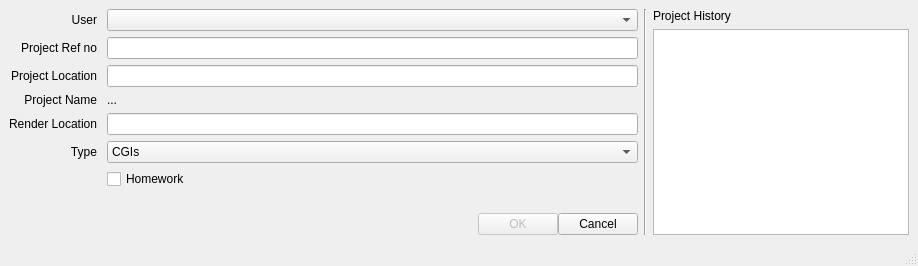
<?xml version="1.0" encoding="UTF-8"?>
<ui version="4.0">
 <class>RecordWindow</class>
 <widget class="QMainWindow" name="RecordWindow">
  <property name="geometry">
   <rect>
    <x>0</x>
    <y>0</y>
    <width>918</width>
    <height>266</height>
   </rect>
  </property>
  <property name="windowTitle">
   <string>Record Properties</string>
  </property>
  <property name="windowIcon">
   <iconset>
    <normaloff>proMan.ico</normaloff>proMan.ico</iconset>
  </property>
  <widget class="QWidget" name="centralwidget">
   <layout class="QVBoxLayout" name="verticalLayout_4">
    <item>
     <layout class="QHBoxLayout" name="horizontalLayout" stretch="1,0,0">
      <item>
       <layout class="QGridLayout" name="gridLayout">
        <property name="horizontalSpacing">
         <number>10</number>
        </property>
        <property name="verticalSpacing">
         <number>6</number>
        </property>
        <item row="4" column="0">
         <widget class="QLabel" name="label_2">
          <property name="layoutDirection">
           <enum>Qt::LeftToRight</enum>
          </property>
          <property name="text">
           <string>Render Location</string>
          </property>
          <property name="alignment">
           <set>Qt::AlignRight|Qt::AlignTrailing|Qt::AlignVCenter</set>
          </property>
         </widget>
        </item>
        <item row="3" column="1">
         <widget class="QLabel" name="lab_project">
          <property name="text">
           <string>...</string>
          </property>
         </widget>
        </item>
        <item row="2" column="1">
         <widget class="QLineEdit" name="lin_project"/>
        </item>
        <item row="3" column="0">
         <widget class="QLabel" name="label_5">
          <property name="layoutDirection">
           <enum>Qt::LeftToRight</enum>
          </property>
          <property name="text">
           <string>Project Name</string>
          </property>
          <property name="alignment">
           <set>Qt::AlignRight|Qt::AlignTrailing|Qt::AlignVCenter</set>
          </property>
         </widget>
        </item>
        <item row="0" column="1">
         <widget class="QComboBox" name="cbx_userList"/>
        </item>
        <item row="0" column="0">
         <widget class="QLabel" name="label_4">
          <property name="layoutDirection">
           <enum>Qt::LeftToRight</enum>
          </property>
          <property name="text">
           <string>User</string>
          </property>
          <property name="alignment">
           <set>Qt::AlignRight|Qt::AlignTrailing|Qt::AlignVCenter</set>
          </property>
         </widget>
        </item>
        <item row="1" column="1">
         <widget class="QLineEdit" name="lin_nr">
          <property name="inputMask">
           <string/>
          </property>
         </widget>
        </item>
        <item row="2" column="0">
         <widget class="QLabel" name="label">
          <property name="layoutDirection">
           <enum>Qt::LeftToRight</enum>
          </property>
          <property name="text">
           <string>Project Location</string>
          </property>
          <property name="alignment">
           <set>Qt::AlignRight|Qt::AlignTrailing|Qt::AlignVCenter</set>
          </property>
         </widget>
        </item>
        <item row="1" column="0">
         <widget class="QLabel" name="label_7">
          <property name="layoutDirection">
           <enum>Qt::LeftToRight</enum>
          </property>
          <property name="text">
           <string>Project Ref no</string>
          </property>
          <property name="alignment">
           <set>Qt::AlignRight|Qt::AlignTrailing|Qt::AlignVCenter</set>
          </property>
         </widget>
        </item>
        <item row="5" column="0">
         <widget class="QLabel" name="label_3">
          <property name="layoutDirection">
           <enum>Qt::LeftToRight</enum>
          </property>
          <property name="text">
           <string>Type</string>
          </property>
          <property name="alignment">
           <set>Qt::AlignRight|Qt::AlignTrailing|Qt::AlignVCenter</set>
          </property>
         </widget>
        </item>
        <item row="5" column="1">
         <widget class="QComboBox" name="cbx_type">
          <item>
           <property name="text">
            <string>CGIs</string>
           </property>
          </item>
          <item>
           <property name="text">
            <string>Interior</string>
           </property>
          </item>
          <item>
           <property name="text">
            <string>3DFP</string>
           </property>
          </item>
          <item>
           <property name="text">
            <string>3DSP</string>
           </property>
          </item>
          <item>
           <property name="text">
            <string>2DFP</string>
           </property>
          </item>
          <item>
           <property name="text">
            <string>2DSP</string>
           </property>
          </item>
          <item>
           <property name="text">
            <string>Flythrough</string>
           </property>
          </item>
          <item>
           <property name="text">
            <string>Fly. Interior</string>
           </property>
          </item>
          <item>
           <property name="text">
            <string>Ph. Match</string>
           </property>
          </item>
          <item>
           <property name="text">
            <string>VR</string>
           </property>
          </item>
          <item>
           <property name="text">
            <string>Interactive</string>
           </property>
          </item>
         </widget>
        </item>
        <item row="6" column="1">
         <widget class="QCheckBox" name="cbx_home">
          <property name="text">
           <string>Homework</string>
          </property>
         </widget>
        </item>
        <item row="4" column="1">
         <widget class="QLineEdit" name="lin_render">
          <property name="autoFillBackground">
           <bool>false</bool>
          </property>
          <property name="inputMask">
           <string/>
          </property>
          <property name="text">
           <string/>
          </property>
          <property name="clearButtonEnabled">
           <bool>false</bool>
          </property>
         </widget>
        </item>
        <item row="8" column="1">
         <layout class="QHBoxLayout" name="horizontalLayout_4">
          <item>
           <spacer name="horizontalSpacer">
            <property name="orientation">
             <enum>Qt::Horizontal</enum>
            </property>
            <property name="sizeType">
             <enum>QSizePolicy::Expanding</enum>
            </property>
            <property name="sizeHint" stdset="0">
             <size>
              <width>40</width>
              <height>20</height>
             </size>
            </property>
           </spacer>
          </item>
          <item>
           <widget class="QPushButton" name="but_OK">
            <property name="enabled">
             <bool>false</bool>
            </property>
            <property name="text">
             <string>OK</string>
            </property>
           </widget>
          </item>
          <item>
           <widget class="QPushButton" name="but_Cancel">
            <property name="text">
             <string>Cancel</string>
            </property>
           </widget>
          </item>
         </layout>
        </item>
        <item row="7" column="1">
         <spacer name="verticalSpacer">
          <property name="orientation">
           <enum>Qt::Vertical</enum>
          </property>
          <property name="sizeHint" stdset="0">
           <size>
            <width>20</width>
            <height>40</height>
           </size>
          </property>
         </spacer>
        </item>
       </layout>
      </item>
      <item>
       <widget class="Line" name="line">
        <property name="orientation">
         <enum>Qt::Vertical</enum>
        </property>
       </widget>
      </item>
      <item>
       <layout class="QVBoxLayout" name="verticalLayout_3">
        <item>
         <widget class="QLabel" name="label_6">
          <property name="text">
           <string>Project History</string>
          </property>
         </widget>
        </item>
        <item>
         <widget class="QListWidget" name="lst_history">
          <property name="maximumSize">
           <size>
            <width>256</width>
            <height>16777215</height>
           </size>
          </property>
          <property name="sortingEnabled">
           <bool>true</bool>
          </property>
         </widget>
        </item>
       </layout>
      </item>
     </layout>
    </item>
   </layout>
   <zorder></zorder>
  </widget>
  <widget class="QMenuBar" name="menubar">
   <property name="geometry">
    <rect>
     <x>0</x>
     <y>0</y>
     <width>918</width>
     <height>21</height>
    </rect>
   </property>
  </widget>
  <widget class="QStatusBar" name="statusbar"/>
 </widget>
 <resources/>
 <connections/>
</ui>
